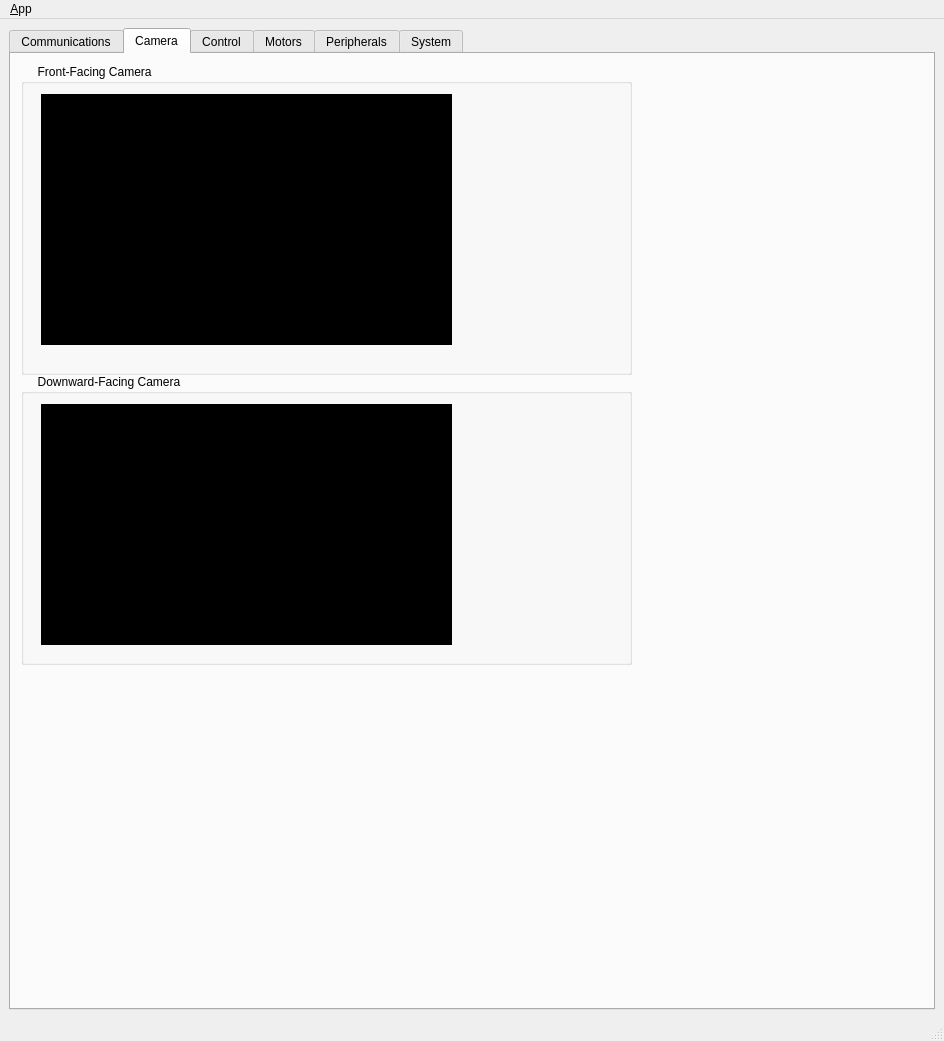
<?xml version="1.0" encoding="UTF-8"?>
<ui version="4.0">
 <class>MainWindowDesign</class>
 <widget class="QMainWindow" name="MainWindowDesign">
  <property name="geometry">
   <rect>
    <x>0</x>
    <y>0</y>
    <width>944</width>
    <height>1041</height>
   </rect>
  </property>
  <property name="windowTitle">
   <string>Red Herring</string>
  </property>
  <property name="windowIcon">
   <iconset resource="../resources/images.qrc">
    <normaloff>:/images/icon.png</normaloff>:/images/icon.png</iconset>
  </property>
  <property name="locale">
   <locale language="English" country="Australia"/>
  </property>
  <widget class="QWidget" name="centralwidget">
   <layout class="QHBoxLayout">
    <item>
     <widget class="QTabWidget" name="tab_manager">
      <property name="minimumSize">
       <size>
        <width>100</width>
        <height>0</height>
       </size>
      </property>
      <property name="locale">
       <locale language="English" country="Australia"/>
      </property>
      <property name="currentIndex">
       <number>1</number>
      </property>
      <property name="movable">
       <bool>false</bool>
      </property>
      <widget class="QWidget" name="communications_tab">
       <attribute name="title">
        <string>Communications</string>
       </attribute>
       <layout class="QVBoxLayout" name="verticalLayout_2">
        <item>
         <widget class="QGroupBox" name="CommGroupBox">
          <property name="title">
           <string/>
          </property>
          <widget class="QGroupBox" name="LoggingGroupBox">
           <property name="geometry">
            <rect>
             <x>10</x>
             <y>130</y>
             <width>501</width>
             <height>321</height>
            </rect>
           </property>
           <property name="title">
            <string>Logging</string>
           </property>
           <widget class="QListView" name="view_logging">
            <property name="geometry">
             <rect>
              <x>0</x>
              <y>30</y>
              <width>491</width>
              <height>211</height>
             </rect>
            </property>
           </widget>
           <widget class="QComboBox" name="filter_comboBox">
            <property name="geometry">
             <rect>
              <x>391</x>
              <y>0</y>
              <width>101</width>
              <height>27</height>
             </rect>
            </property>
           </widget>
           <widget class="QLabel" name="filter_label">
            <property name="geometry">
             <rect>
              <x>346</x>
              <y>1</y>
              <width>41</width>
              <height>21</height>
             </rect>
            </property>
            <property name="text">
             <string>Filter</string>
            </property>
           </widget>
          </widget>
          <widget class="QGroupBox" name="CommandGroupBox">
           <property name="geometry">
            <rect>
             <x>4</x>
             <y>0</y>
             <width>511</width>
             <height>131</height>
            </rect>
           </property>
           <property name="title">
            <string>Ros Master</string>
           </property>
           <widget class="QLineEdit" name="line_edit_host">
            <property name="geometry">
             <rect>
              <x>90</x>
              <y>55</y>
              <width>191</width>
              <height>27</height>
             </rect>
            </property>
            <property name="text">
             <string>192.168.1.67</string>
            </property>
           </widget>
           <widget class="QCheckBox" name="checkbox_remember_settings">
            <property name="geometry">
             <rect>
              <x>300</x>
              <y>56</y>
              <width>201</width>
              <height>22</height>
             </rect>
            </property>
            <property name="layoutDirection">
             <enum>Qt::RightToLeft</enum>
            </property>
            <property name="text">
             <string>Remember settings</string>
            </property>
           </widget>
           <widget class="QLineEdit" name="line_edit_master">
            <property name="geometry">
             <rect>
              <x>90</x>
              <y>26</y>
              <width>191</width>
              <height>27</height>
             </rect>
            </property>
            <property name="text">
             <string>http://192.168.1.2:11311/</string>
            </property>
           </widget>
           <widget class="QPushButton" name="button_connect">
            <property name="enabled">
             <bool>true</bool>
            </property>
            <property name="geometry">
             <rect>
              <x>91</x>
              <y>86</y>
              <width>91</width>
              <height>26</height>
             </rect>
            </property>
            <property name="sizePolicy">
             <sizepolicy hsizetype="MinimumExpanding" vsizetype="Fixed">
              <horstretch>0</horstretch>
              <verstretch>0</verstretch>
             </sizepolicy>
            </property>
            <property name="toolTip">
             <string>Set the target to the current joint trajectory state.</string>
            </property>
            <property name="statusTip">
             <string>Clear all waypoints and set the target to the current joint trajectory state.</string>
            </property>
            <property name="text">
             <string>Connect</string>
            </property>
           </widget>
           <widget class="QPushButton" name="quit_button">
            <property name="geometry">
             <rect>
              <x>190</x>
              <y>86</y>
              <width>91</width>
              <height>26</height>
             </rect>
            </property>
            <property name="sizePolicy">
             <sizepolicy hsizetype="MinimumExpanding" vsizetype="Fixed">
              <horstretch>0</horstretch>
              <verstretch>0</verstretch>
             </sizepolicy>
            </property>
            <property name="text">
             <string>Quit</string>
            </property>
           </widget>
           <widget class="QCheckBox" name="checkbox_use_environment">
            <property name="geometry">
             <rect>
              <x>290</x>
              <y>30</y>
              <width>211</width>
              <height>22</height>
             </rect>
            </property>
            <property name="layoutDirection">
             <enum>Qt::RightToLeft</enum>
            </property>
            <property name="text">
             <string>Use environment variables</string>
            </property>
           </widget>
           <widget class="QLabel" name="label_23">
            <property name="geometry">
             <rect>
              <x>0</x>
              <y>30</y>
              <width>81</width>
              <height>17</height>
             </rect>
            </property>
            <property name="text">
             <string>Master URL</string>
            </property>
           </widget>
           <widget class="QLabel" name="label">
            <property name="geometry">
             <rect>
              <x>0</x>
              <y>60</y>
              <width>71</width>
              <height>17</height>
             </rect>
            </property>
            <property name="text">
             <string>Host IP</string>
            </property>
           </widget>
          </widget>
         </widget>
        </item>
       </layout>
      </widget>
      <widget class="QWidget" name="camera_tab">
       <attribute name="title">
        <string>Camera</string>
       </attribute>
       <widget class="QGroupBox" name="CameraOneGroupBox">
        <property name="geometry">
         <rect>
          <x>10</x>
          <y>10</y>
          <width>611</width>
          <height>311</height>
         </rect>
        </property>
        <property name="title">
         <string>     Front-Facing Camera</string>
        </property>
        <widget class="QLabel" name="CameraOneFeed">
         <property name="geometry">
          <rect>
           <x>20</x>
           <y>30</y>
           <width>411</width>
           <height>251</height>
          </rect>
         </property>
         <property name="styleSheet">
          <string notr="true">Background-color: #000;</string>
         </property>
         <property name="text">
          <string/>
         </property>
        </widget>
       </widget>
       <widget class="QGroupBox" name="CameraTwoGroupBox">
        <property name="geometry">
         <rect>
          <x>10</x>
          <y>320</y>
          <width>611</width>
          <height>291</height>
         </rect>
        </property>
        <property name="title">
         <string>     Downward-Facing Camera</string>
        </property>
        <widget class="QLabel" name="CameraTwoFeed">
         <property name="geometry">
          <rect>
           <x>20</x>
           <y>30</y>
           <width>411</width>
           <height>241</height>
          </rect>
         </property>
         <property name="styleSheet">
          <string notr="true">Background-color: #000;</string>
         </property>
         <property name="text">
          <string/>
         </property>
        </widget>
       </widget>
      </widget>
      <widget class="QWidget" name="control_tab">
       <property name="enabled">
        <bool>false</bool>
       </property>
       <attribute name="title">
        <string>Control</string>
       </attribute>
       <widget class="QGroupBox" name="JoystickGroupBox">
        <property name="enabled">
         <bool>false</bool>
        </property>
        <property name="geometry">
         <rect>
          <x>10</x>
          <y>10</y>
          <width>201</width>
          <height>451</height>
         </rect>
        </property>
        <property name="title">
         <string>Joystick Settings</string>
        </property>
        <widget class="QLabel" name="label_14">
         <property name="geometry">
          <rect>
           <x>0</x>
           <y>30</y>
           <width>141</width>
           <height>17</height>
          </rect>
         </property>
         <property name="text">
          <string>Forward</string>
         </property>
        </widget>
        <widget class="QCheckBox" name="forwardInvertCheckBox">
         <property name="geometry">
          <rect>
           <x>70</x>
           <y>28</y>
           <width>97</width>
           <height>22</height>
          </rect>
         </property>
         <property name="text">
          <string>Invert Axis</string>
         </property>
        </widget>
        <widget class="QLabel" name="label_15">
         <property name="geometry">
          <rect>
           <x>0</x>
           <y>58</y>
           <width>141</width>
           <height>17</height>
          </rect>
         </property>
         <property name="text">
          <string>Pitch</string>
         </property>
        </widget>
        <widget class="QCheckBox" name="pitchInvertCheckBox">
         <property name="geometry">
          <rect>
           <x>70</x>
           <y>56</y>
           <width>97</width>
           <height>22</height>
          </rect>
         </property>
         <property name="text">
          <string>Invert Axis</string>
         </property>
        </widget>
        <widget class="QLabel" name="label_16">
         <property name="geometry">
          <rect>
           <x>0</x>
           <y>86</y>
           <width>141</width>
           <height>17</height>
          </rect>
         </property>
         <property name="text">
          <string>Yaw</string>
         </property>
        </widget>
        <widget class="QCheckBox" name="yawInvertCheckBox">
         <property name="geometry">
          <rect>
           <x>70</x>
           <y>83</y>
           <width>97</width>
           <height>22</height>
          </rect>
         </property>
         <property name="text">
          <string>Invert Axis</string>
         </property>
        </widget>
        <widget class="QLabel" name="label_17">
         <property name="geometry">
          <rect>
           <x>0</x>
           <y>113</y>
           <width>141</width>
           <height>17</height>
          </rect>
         </property>
         <property name="text">
          <string>Roll</string>
         </property>
        </widget>
        <widget class="QCheckBox" name="rollInvertCheckBox">
         <property name="geometry">
          <rect>
           <x>70</x>
           <y>111</y>
           <width>97</width>
           <height>22</height>
          </rect>
         </property>
         <property name="text">
          <string>Invert Axis</string>
         </property>
        </widget>
        <widget class="QLabel" name="label_20">
         <property name="geometry">
          <rect>
           <x>0</x>
           <y>150</y>
           <width>91</width>
           <height>16</height>
          </rect>
         </property>
         <property name="text">
          <string>Forward Trim</string>
         </property>
        </widget>
        <widget class="QLineEdit" name="forwardTrimLineEdit">
         <property name="geometry">
          <rect>
           <x>120</x>
           <y>150</y>
           <width>41</width>
           <height>23</height>
          </rect>
         </property>
         <property name="text">
          <string>0</string>
         </property>
         <property name="maxLength">
          <number>5</number>
         </property>
         <property name="alignment">
          <set>Qt::AlignCenter</set>
         </property>
        </widget>
        <widget class="QSlider" name="forwardTrimHorizontalSlider">
         <property name="geometry">
          <rect>
           <x>0</x>
           <y>173</y>
           <width>160</width>
           <height>16</height>
          </rect>
         </property>
         <property name="minimum">
          <number>-50</number>
         </property>
         <property name="maximum">
          <number>50</number>
         </property>
         <property name="orientation">
          <enum>Qt::Horizontal</enum>
         </property>
        </widget>
        <widget class="QLabel" name="label_19">
         <property name="geometry">
          <rect>
           <x>0</x>
           <y>200</y>
           <width>61</width>
           <height>16</height>
          </rect>
         </property>
         <property name="text">
          <string>Roll Trim</string>
         </property>
        </widget>
        <widget class="QSlider" name="rollTrimHorizontalSlider">
         <property name="geometry">
          <rect>
           <x>0</x>
           <y>223</y>
           <width>160</width>
           <height>16</height>
          </rect>
         </property>
         <property name="minimum">
          <number>-50</number>
         </property>
         <property name="maximum">
          <number>50</number>
         </property>
         <property name="orientation">
          <enum>Qt::Horizontal</enum>
         </property>
        </widget>
        <widget class="QLineEdit" name="rollTrimLineEdit">
         <property name="geometry">
          <rect>
           <x>120</x>
           <y>200</y>
           <width>41</width>
           <height>23</height>
          </rect>
         </property>
         <property name="text">
          <string>0</string>
         </property>
         <property name="alignment">
          <set>Qt::AlignCenter</set>
         </property>
        </widget>
        <widget class="QLabel" name="label_21">
         <property name="geometry">
          <rect>
           <x>0</x>
           <y>250</y>
           <width>71</width>
           <height>16</height>
          </rect>
         </property>
         <property name="text">
          <string>Pitch Trim</string>
         </property>
        </widget>
        <widget class="QLineEdit" name="pitchTrimLineEdit">
         <property name="geometry">
          <rect>
           <x>120</x>
           <y>250</y>
           <width>41</width>
           <height>23</height>
          </rect>
         </property>
         <property name="text">
          <string>0</string>
         </property>
         <property name="alignment">
          <set>Qt::AlignCenter</set>
         </property>
        </widget>
        <widget class="QSlider" name="pitchTrimHorizontalSlider">
         <property name="geometry">
          <rect>
           <x>0</x>
           <y>273</y>
           <width>160</width>
           <height>16</height>
          </rect>
         </property>
         <property name="minimum">
          <number>-50</number>
         </property>
         <property name="maximum">
          <number>50</number>
         </property>
         <property name="orientation">
          <enum>Qt::Horizontal</enum>
         </property>
        </widget>
        <widget class="QLabel" name="label_22">
         <property name="geometry">
          <rect>
           <x>0</x>
           <y>300</y>
           <width>61</width>
           <height>16</height>
          </rect>
         </property>
         <property name="text">
          <string>Yaw Trim</string>
         </property>
        </widget>
        <widget class="QLineEdit" name="yawTrimLineEdit">
         <property name="geometry">
          <rect>
           <x>120</x>
           <y>300</y>
           <width>41</width>
           <height>23</height>
          </rect>
         </property>
         <property name="text">
          <string>0</string>
         </property>
         <property name="alignment">
          <set>Qt::AlignCenter</set>
         </property>
        </widget>
        <widget class="QSlider" name="yawTrimHorizontalSlider">
         <property name="geometry">
          <rect>
           <x>0</x>
           <y>323</y>
           <width>160</width>
           <height>16</height>
          </rect>
         </property>
         <property name="minimum">
          <number>-50</number>
         </property>
         <property name="maximum">
          <number>50</number>
         </property>
         <property name="orientation">
          <enum>Qt::Horizontal</enum>
         </property>
        </widget>
       </widget>
       <widget class="QGroupBox" name="GeneralControlsGroupBox">
        <property name="enabled">
         <bool>false</bool>
        </property>
        <property name="geometry">
         <rect>
          <x>200</x>
          <y>10</y>
          <width>291</width>
          <height>101</height>
         </rect>
        </property>
        <property name="title">
         <string>General ROV Controls</string>
        </property>
        <widget class="QCheckBox" name="lightsCheckBox">
         <property name="geometry">
          <rect>
           <x>4</x>
           <y>60</y>
           <width>72</width>
           <height>22</height>
          </rect>
         </property>
         <property name="text">
          <string>Lights</string>
         </property>
        </widget>
        <widget class="QCheckBox" name="throttleLockoutCheckBox">
         <property name="enabled">
          <bool>false</bool>
         </property>
         <property name="geometry">
          <rect>
           <x>3</x>
           <y>30</y>
           <width>151</width>
           <height>22</height>
          </rect>
         </property>
         <property name="layoutDirection">
          <enum>Qt::LeftToRight</enum>
         </property>
         <property name="text">
          <string>Throttle Lockout</string>
         </property>
         <property name="checked">
          <bool>true</bool>
         </property>
        </widget>
       </widget>
       <widget class="QGroupBox" name="ControlModeGroupBox">
        <property name="geometry">
         <rect>
          <x>206</x>
          <y>110</y>
          <width>271</width>
          <height>51</height>
         </rect>
        </property>
        <property name="title">
         <string>Control Mode</string>
        </property>
        <widget class="QPushButton" name="toggleModeButton">
         <property name="enabled">
          <bool>false</bool>
         </property>
         <property name="geometry">
          <rect>
           <x>110</x>
           <y>0</y>
           <width>121</width>
           <height>26</height>
          </rect>
         </property>
         <property name="text">
          <string>ROV mode</string>
         </property>
        </widget>
       </widget>
      </widget>
      <widget class="QWidget" name="motors_tab">
       <attribute name="title">
        <string>Motors</string>
       </attribute>
       <widget class="QGroupBox" name="MotorsGroupBox">
        <property name="geometry">
         <rect>
          <x>10</x>
          <y>10</y>
          <width>491</width>
          <height>331</height>
         </rect>
        </property>
        <property name="title">
         <string>Motor Monitors</string>
        </property>
        <widget class="QSpinBox" name="pitchFactor">
         <property name="geometry">
          <rect>
           <x>230</x>
           <y>169</y>
           <width>74</width>
           <height>27</height>
          </rect>
         </property>
         <property name="suffix">
          <string>%</string>
         </property>
         <property name="minimum">
          <number>-100</number>
         </property>
         <property name="maximum">
          <number>100</number>
         </property>
        </widget>
        <widget class="QLabel" name="label_4">
         <property name="geometry">
          <rect>
           <x>230</x>
           <y>22</y>
           <width>132</width>
           <height>17</height>
          </rect>
         </property>
         <property name="text">
          <string>Forward Sensitivity</string>
         </property>
        </widget>
        <widget class="QSpinBox" name="forwardFactor">
         <property name="geometry">
          <rect>
           <x>230</x>
           <y>47</y>
           <width>71</width>
           <height>27</height>
          </rect>
         </property>
         <property name="suffix">
          <string>%</string>
         </property>
         <property name="minimum">
          <number>-100</number>
         </property>
         <property name="maximum">
          <number>100</number>
         </property>
         <property name="value">
          <number>0</number>
         </property>
        </widget>
        <widget class="QLabel" name="label_6">
         <property name="geometry">
          <rect>
           <x>229</x>
           <y>150</y>
           <width>109</width>
           <height>17</height>
          </rect>
         </property>
         <property name="text">
          <string>Pitch Sensitivity</string>
         </property>
        </widget>
        <widget class="QSpinBox" name="rollFactor">
         <property name="geometry">
          <rect>
           <x>228</x>
           <y>109</y>
           <width>74</width>
           <height>27</height>
          </rect>
         </property>
         <property name="suffix">
          <string>%</string>
         </property>
         <property name="minimum">
          <number>-100</number>
         </property>
         <property name="maximum">
          <number>100</number>
         </property>
        </widget>
        <widget class="QLabel" name="label_5">
         <property name="geometry">
          <rect>
           <x>228</x>
           <y>90</y>
           <width>101</width>
           <height>17</height>
          </rect>
         </property>
         <property name="text">
          <string>Roll Sensitivity</string>
         </property>
        </widget>
        <widget class="QLabel" name="label_7">
         <property name="geometry">
          <rect>
           <x>229</x>
           <y>211</y>
           <width>103</width>
           <height>17</height>
          </rect>
         </property>
         <property name="text">
          <string>Yaw Sensitivity</string>
         </property>
        </widget>
        <widget class="QSpinBox" name="yawFactor">
         <property name="geometry">
          <rect>
           <x>230</x>
           <y>228</y>
           <width>74</width>
           <height>27</height>
          </rect>
         </property>
         <property name="suffix">
          <string>%</string>
         </property>
         <property name="minimum">
          <number>-100</number>
         </property>
         <property name="maximum">
          <number>100</number>
         </property>
        </widget>
        <widget class="QLabel" name="label_18">
         <property name="geometry">
          <rect>
           <x>231</x>
           <y>263</y>
           <width>122</width>
           <height>17</height>
          </rect>
         </property>
         <property name="text">
          <string>Ascent Sensitivity</string>
         </property>
        </widget>
        <widget class="QSpinBox" name="ascentFactor">
         <property name="geometry">
          <rect>
           <x>230</x>
           <y>281</y>
           <width>74</width>
           <height>27</height>
          </rect>
         </property>
         <property name="suffix">
          <string>%</string>
         </property>
         <property name="minimum">
          <number>-100</number>
         </property>
         <property name="maximum">
          <number>100</number>
         </property>
        </widget>
        <widget class="QProgressBar" name="pitchThrusterBar">
         <property name="geometry">
          <rect>
           <x>0</x>
           <y>170</y>
           <width>205</width>
           <height>25</height>
          </rect>
         </property>
         <property name="styleSheet">
          <string notr="true">QProgressBar::chunk {background: rgb(172, 172, 172);}
QProgressBar {text-align: center;}</string>
         </property>
         <property name="minimum">
          <number>-100</number>
         </property>
         <property name="maximum">
          <number>100</number>
         </property>
         <property name="value">
          <number>0</number>
         </property>
         <property name="format">
          <string>%v%</string>
         </property>
        </widget>
        <widget class="QProgressBar" name="rollThrusterBar">
         <property name="geometry">
          <rect>
           <x>0</x>
           <y>110</y>
           <width>205</width>
           <height>25</height>
          </rect>
         </property>
         <property name="styleSheet">
          <string notr="true">QProgressBar::chunk {background: rgb(172, 172, 172);}
QProgressBar {text-align: center;}</string>
         </property>
         <property name="minimum">
          <number>-100</number>
         </property>
         <property name="value">
          <number>0</number>
         </property>
         <property name="format">
          <string>%v%</string>
         </property>
        </widget>
        <widget class="QLabel" name="label_9">
         <property name="geometry">
          <rect>
           <x>0</x>
           <y>90</y>
           <width>205</width>
           <height>17</height>
          </rect>
         </property>
         <property name="text">
          <string>Roll Thrust</string>
         </property>
        </widget>
        <widget class="QLabel" name="label_8">
         <property name="geometry">
          <rect>
           <x>0</x>
           <y>22</y>
           <width>205</width>
           <height>17</height>
          </rect>
         </property>
         <property name="text">
          <string>Forward Thrust</string>
         </property>
        </widget>
        <widget class="QProgressBar" name="ascentThrusterBar">
         <property name="geometry">
          <rect>
           <x>0</x>
           <y>282</y>
           <width>205</width>
           <height>25</height>
          </rect>
         </property>
         <property name="styleSheet">
          <string notr="true">QProgressBar::chunk {background: rgb(172, 172, 172);}
QProgressBar {text-align: center;}</string>
         </property>
         <property name="minimum">
          <number>-100</number>
         </property>
         <property name="value">
          <number>0</number>
         </property>
         <property name="format">
          <string>%v%</string>
         </property>
        </widget>
        <widget class="QLabel" name="label_10">
         <property name="geometry">
          <rect>
           <x>0</x>
           <y>150</y>
           <width>205</width>
           <height>17</height>
          </rect>
         </property>
         <property name="text">
          <string>Pitch Thrust</string>
         </property>
        </widget>
        <widget class="QProgressBar" name="yawThrusterBar">
         <property name="geometry">
          <rect>
           <x>0</x>
           <y>230</y>
           <width>205</width>
           <height>25</height>
          </rect>
         </property>
         <property name="styleSheet">
          <string notr="true">QProgressBar::chunk {background: rgb(172, 172, 172);}
QProgressBar {text-align: center;}</string>
         </property>
         <property name="minimum">
          <number>-100</number>
         </property>
         <property name="value">
          <number>0</number>
         </property>
         <property name="format">
          <string>%v%</string>
         </property>
        </widget>
        <widget class="QLabel" name="label_11">
         <property name="geometry">
          <rect>
           <x>0</x>
           <y>210</y>
           <width>205</width>
           <height>17</height>
          </rect>
         </property>
         <property name="text">
          <string>Yaw Thrust</string>
         </property>
        </widget>
        <widget class="QProgressBar" name="forwardThrusterBar">
         <property name="geometry">
          <rect>
           <x>0</x>
           <y>48</y>
           <width>205</width>
           <height>25</height>
          </rect>
         </property>
         <property name="styleSheet">
          <string notr="true">QProgressBar::chunk {background: rgb(172, 172, 172);}
QProgressBar {text-align: center;}</string>
         </property>
         <property name="minimum">
          <number>-100</number>
         </property>
         <property name="maximum">
          <number>100</number>
         </property>
         <property name="value">
          <number>0</number>
         </property>
         <property name="format">
          <string>%v%</string>
         </property>
        </widget>
        <widget class="QLabel" name="label_3">
         <property name="geometry">
          <rect>
           <x>0</x>
           <y>265</y>
           <width>205</width>
           <height>17</height>
          </rect>
         </property>
         <property name="text">
          <string>Ascent Thrust</string>
         </property>
        </widget>
       </widget>
      </widget>
      <widget class="QWidget" name="periph_tab">
       <attribute name="title">
        <string>Peripherals</string>
       </attribute>
      </widget>
      <widget class="QWidget" name="system_tab">
       <attribute name="title">
        <string>System</string>
       </attribute>
       <widget class="QGroupBox" name="TempGroupBox">
        <property name="geometry">
         <rect>
          <x>20</x>
          <y>20</y>
          <width>251</width>
          <height>171</height>
         </rect>
        </property>
        <property name="title">
         <string>Temperatures</string>
        </property>
        <widget class="QLCDNumber" name="UCDieTemperatureLCD">
         <property name="geometry">
          <rect>
           <x>140</x>
           <y>31</y>
           <width>81</width>
           <height>21</height>
          </rect>
         </property>
         <property name="sizePolicy">
          <sizepolicy hsizetype="MinimumExpanding" vsizetype="Minimum">
           <horstretch>0</horstretch>
           <verstretch>0</verstretch>
          </sizepolicy>
         </property>
         <property name="styleSheet">
          <string notr="true">QLCDNumber { color:rgb(207, 40, 24); 
background-color: rrgb(0, 0, 0)}</string>
         </property>
         <property name="frameShape">
          <enum>QFrame::StyledPanel</enum>
         </property>
        </widget>
        <widget class="QLabel" name="label_12">
         <property name="geometry">
          <rect>
           <x>9</x>
           <y>30</y>
           <width>91</width>
           <height>20</height>
          </rect>
         </property>
         <property name="text">
          <string>uC Die Temp</string>
         </property>
        </widget>
        <widget class="QLabel" name="label_13">
         <property name="geometry">
          <rect>
           <x>8</x>
           <y>60</y>
           <width>121</width>
           <height>17</height>
          </rect>
         </property>
         <property name="text">
          <string>Oil Temperature</string>
         </property>
        </widget>
        <widget class="QLCDNumber" name="oilTemperatureLCD">
         <property name="geometry">
          <rect>
           <x>140</x>
           <y>60</y>
           <width>81</width>
           <height>21</height>
          </rect>
         </property>
         <property name="sizePolicy">
          <sizepolicy hsizetype="MinimumExpanding" vsizetype="Minimum">
           <horstretch>0</horstretch>
           <verstretch>0</verstretch>
          </sizepolicy>
         </property>
         <property name="styleSheet">
          <string notr="true">QLCDNumber{background-color: rgb(0, 0, 0);}</string>
         </property>
         <property name="frameShape">
          <enum>QFrame::StyledPanel</enum>
         </property>
        </widget>
       </widget>
      </widget>
     </widget>
    </item>
   </layout>
  </widget>
  <widget class="QMenuBar" name="menubar">
   <property name="geometry">
    <rect>
     <x>0</x>
     <y>0</y>
     <width>944</width>
     <height>25</height>
    </rect>
   </property>
   <widget class="QMenu" name="menu_File">
    <property name="title">
     <string>&amp;App</string>
    </property>
    <addaction name="action_Preferences"/>
    <addaction name="separator"/>
    <addaction name="actionAbout"/>
    <addaction name="actionAbout_Qt"/>
    <addaction name="separator"/>
    <addaction name="action_Quit"/>
   </widget>
   <addaction name="menu_File"/>
  </widget>
  <widget class="QStatusBar" name="statusbar"/>
  <action name="action_Quit">
   <property name="text">
    <string>&amp;Quit</string>
   </property>
   <property name="shortcut">
    <string>Ctrl+Q</string>
   </property>
   <property name="shortcutContext">
    <enum>Qt::ApplicationShortcut</enum>
   </property>
  </action>
  <action name="action_Preferences">
   <property name="text">
    <string>&amp;Preferences</string>
   </property>
  </action>
  <action name="actionAbout">
   <property name="text">
    <string>&amp;About</string>
   </property>
  </action>
  <action name="actionAbout_Qt">
   <property name="text">
    <string>About &amp;Qt</string>
   </property>
  </action>
 </widget>
 <resources>
  <include location="../resources/images.qrc"/>
 </resources>
 <connections>
  <connection>
   <sender>action_Quit</sender>
   <signal>triggered()</signal>
   <receiver>MainWindowDesign</receiver>
   <slot>close()</slot>
   <hints>
    <hint type="sourcelabel">
     <x>-1</x>
     <y>-1</y>
    </hint>
    <hint type="destinationlabel">
     <x>399</x>
     <y>299</y>
    </hint>
   </hints>
  </connection>
  <connection>
   <sender>quit_button</sender>
   <signal>clicked()</signal>
   <receiver>MainWindowDesign</receiver>
   <slot>close()</slot>
   <hints>
    <hint type="sourcelabel">
     <x>859</x>
     <y>552</y>
    </hint>
    <hint type="destinationlabel">
     <x>469</x>
     <y>299</y>
    </hint>
   </hints>
  </connection>
 </connections>
</ui>
